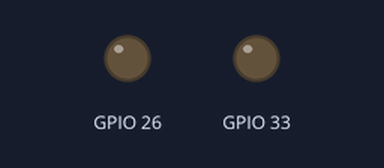
A program run on a simulated ESP32 board running MicroPython. Shown: output pins drawn as LEDs (lit = HIGH). At 0.1 s the program stops and its outputs stay as they are.

Above: at 0.1 s.
Timing chart, 0 to 1.6 s (numbered marks = the images above):
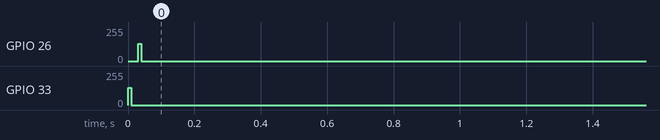

The program:

led.py
```python
# class of leds to import in other files and use
from machine import Pin, PWM
from time import sleep

class Led:
    MAX_DUTY_CYCLE = 65535

    def __init__(self, pin: int) -> None:
        self.pin = PWM(Pin(pin))

        self.pin.freq(1000)
        self.wait()
        self.set(0)
        self.wait()

    def wait(self):
        # execute at end of every command to wait that leds update
        sleep(0.01)

    def set(self, percent: int):
        if not 0 <= percent <= 100:
            print("percent error")
            return

        self.pin.duty_u16(self.MAX_DUTY_CYCLE // 100 * percent)
        self.wait()

    def set_n(self, n: int):
        # as set but not in percent directly in value (can be useful)
        if not 0 <= n <= self.MAX_DUTY_CYCLE:
            print("number error")
            return

        self.pin.duty_u16(n)
        self.wait()


    def toggle(self):
        self.pin.duty_u16(
            abs(self.pin.duty_u16() - self.MAX_DUTY_CYCLE) if self.pin.duty_u16() in [0, self.MAX_DUTY_CYCLE] else 0
        )
        self.wait()


shop_led = Led(33)
ceiling_led = Led(26)
```

Measured:
- by itself, GPIO 26: 0/255 → 128/255 at 0.03 s, → 0/255 0.01 s later
- by itself, GPIO 33: 0/255 → 128/255 at 0.00 s, → 0/255 0.01 s later
